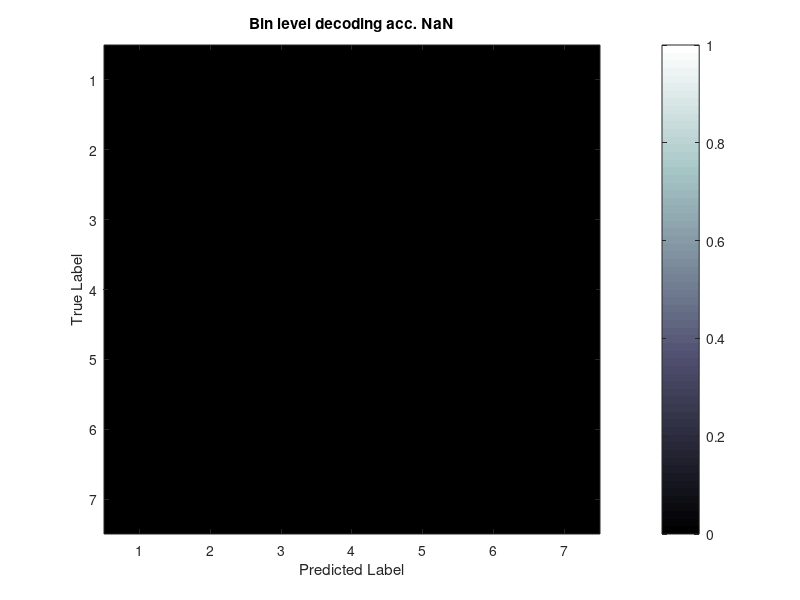
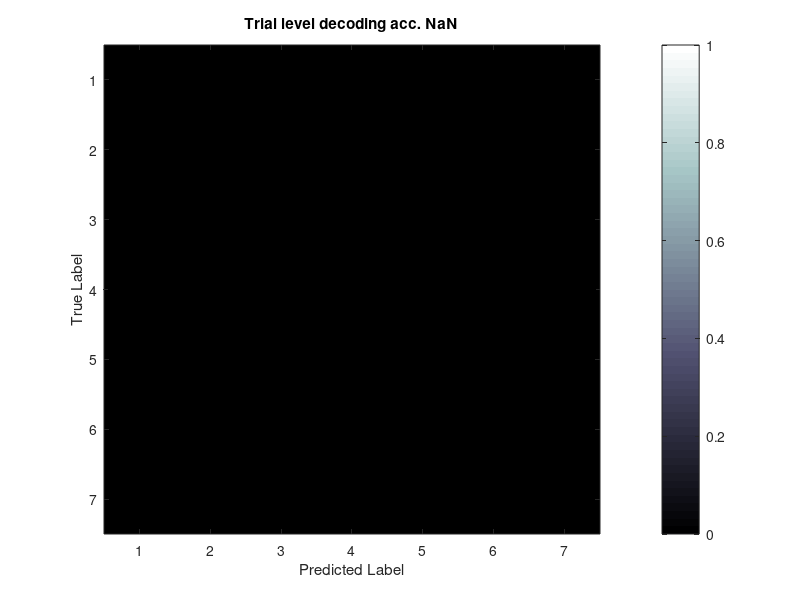

The MATLAB script that drew these images, in order:
%% GETTING ACCURACY AT BIN LEVEL AND TRIAL LEVEL FROM 3D ARROW TASK
clc;clear

clc
clear all
close all

clc; close all; clear all


root_path='G:\Ganguly lab\data\B6\';
foldernames = {'20260310'};
files=[];

for i=1:length(foldernames)
    disp([i/length(foldernames)]);
    folderpath = fullfile(root_path, foldernames{i},'GangulyServer',foldernames{i},'Robot3DArrow');
    D=dir(folderpath);

    task_files_temp=[];
    for j=3:length(D)
        filepath=fullfile(folderpath,D(j).name,'BCI_Fixed'); % Imagined, BCI_Fixed
        if exist(filepath)
            task_files_temp = [task_files_temp;findfiles('mat',filepath)'];
        end
    end
    if ~isempty(task_files_temp)
        files = [files;task_files_temp];
    end
end



acc=zeros(7); % trial level decoding accuracy
acc1=zeros(7); % bin level decoding accuracy 
for i=1:length(files)
    file_loaded=1;
    try
        load(files{i});
    catch
        file_loaded=0;
    end

    if file_loaded
        out = TrialData.ClickerState;
        out1 = TrialData.FilteredClickerState;
        tid = TrialData.TargetID;
        if tid>7
            continue
        end
        decodes=[];
        for ii=1:7
            decodes(ii) = sum(out==ii);
        end
        [aa bb]=max(decodes);
        acc(tid,bb) = acc(tid,bb)+1; % trial level
        for j=1:length(out)
            if out(j)>0
                acc1(tid,out(j)) = acc1(tid,out(j))+1; % bin level
            end
        end
    end
end

for i=1:7
    acc(i,:) = acc(i,:)/sum(acc(i,:));
    acc1(i,:) = acc1(i,:)/sum(acc1(i,:));
end

% bin level
clc
figure;
imagesc(acc1)
xlabel('Predicted Label');
ylabel('True Label');
colorbar
colormap bone
caxis([0 1])
title(['Bin level decoding acc. ' num2str(100*mean(diag(acc1)))])
% title(['20251103 - Bin level PNP decoding acc. ' num2str(100*mean(diag(acc1)))])
disp('Bin level decoding accuracy')
disp(acc1)

% trial level
clc
figure;
imagesc(acc)
xlabel('Predicted Label');
ylabel('True Label');
colorbar
colormap bone
caxis([0 1])
title(['Trial level decoding acc. ' num2str(100*mean(diag(acc)))])
disp('Trial level decoding accuracy')
disp(acc1)
